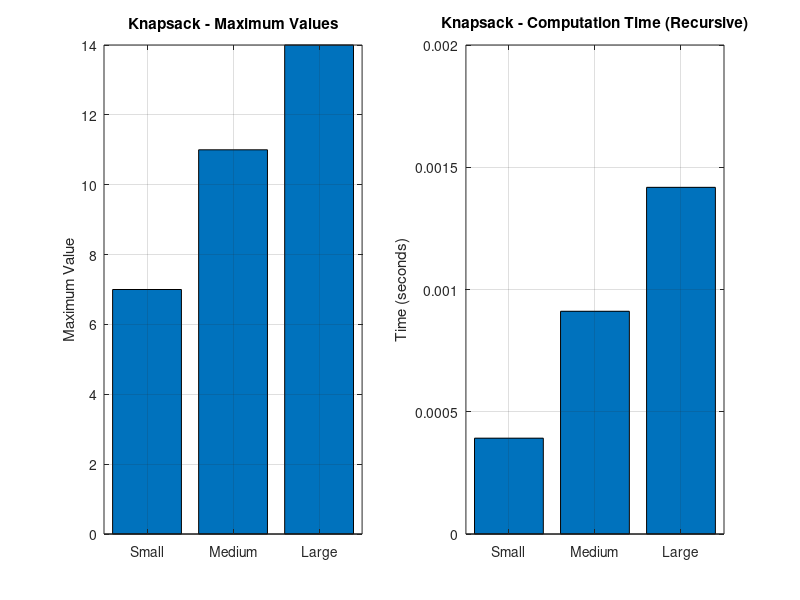

MATLAB code to generate this figure:
% knapsack_recursive.m
function knapsack_recursive()
    fprintf('=== Knapsack Problem (Recursive) ===\n');
    
    % Test cases of different sizes
    test_cases = {
        {[2, 3, 4, 5], [3, 4, 5, 6], 5, 'Small'},
        {[1, 3, 4, 5, 2], [1, 4, 5, 7, 3], 8, 'Medium'},
        {[2, 1, 3, 4, 2, 5], [3, 2, 4, 5, 3, 6], 10, 'Large'}
    };
    
    times = zeros(length(test_cases), 1);
    max_values = zeros(length(test_cases), 1);
    
    for i = 1:length(test_cases)
        weights = test_cases{i}{1};
        values = test_cases{i}{2};
        capacity = test_cases{i}{3};
        case_name = test_cases{i}{4};
        
        fprintf('\n%s Test Case:\n', case_name);
        fprintf('Weights: '); fprintf('%d ', weights); fprintf('\n');
        fprintf('Values: '); fprintf('%d ', values); fprintf('\n');
        fprintf('Capacity: %d\n', capacity);
        
        tic;
        max_val = knapsack_recursive_func(weights, values, capacity, length(weights));
        time_taken = toc;
        
        times(i) = time_taken;
        max_values(i) = max_val;
        
        fprintf('Maximum value: %d\n', max_val);
        fprintf('Computation time: %.6f seconds\n', time_taken);
    end
    
    % Plot results
    figure;
    subplot(1, 2, 1);
    bar(max_values);
    set(gca, 'XTickLabel', {'Small', 'Medium', 'Large'});
    ylabel('Maximum Value');
    title('Knapsack - Maximum Values');
    grid on;
    
    subplot(1, 2, 2);
    bar(times);
    set(gca, 'XTickLabel', {'Small', 'Medium', 'Large'});
    ylabel('Time (seconds)');
    title('Knapsack - Computation Time (Recursive)');
    grid on;
    
    % Save results
    save("knapsack_recursive.mat", "times", "max_values", "test_cases");
end

function max_value = knapsack_recursive_func(weights, values, capacity, n)
    % Base case
    if n == 0 || capacity == 0
        max_value = 0;
        return;
    end
    
    % If weight of nth item is more than capacity, skip it
    if weights(n) > capacity
        max_value = knapsack_recursive_func(weights, values, capacity, n-1);
        return;
    end
    
    % Return maximum of two cases:
    % (1) nth item included
    % (2) nth item not included
    include = values(n) + knapsack_recursive_func(weights, values, capacity - weights(n), n-1);
    exclude = knapsack_recursive_func(weights, values, capacity, n-1);
    
    max_value = max(include, exclude);
end